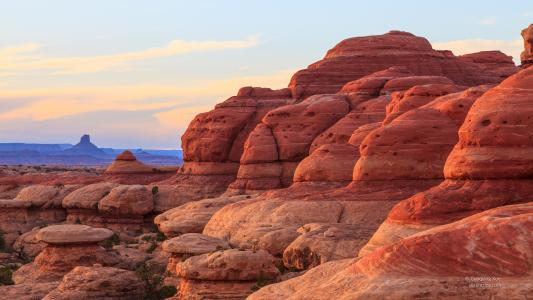
#> input picture dataset_tools/src/Image_comparer/redrock_1.jpg, 533 x 300 px
$ python -i img_process_util.py   (imports and definitions only)   (older library calls are emulated)
#> lines starting #> are read from the running program, lines starting #| are printed output that depends on the picture; after the words box and inside, x2 and y2 are one past the last pixel; in counts of white or black regions, pixels touching at a corner belong together
import os
import sys
import math

import numpy as np
import cv2

img_type = ['.bmp', '.jpg', '.png', '.tiff']
is_regression_test = False


# [463 lines left out: functions crop_image_roi, intersection, bndbox_area, extend_canvas, dilate_image, get_roi_mask and 20 more, not called in this run]


def find_max_contour_according_to_bndbox(img):
    """

    :param img:
    :return:
    """
    img_dilate = cv2.dilate(img, np.ones((5, 5), np.uint8), 1)
    _, cnts, _ = cv2.findContours(img_dilate, cv2.RETR_EXTERNAL, cv2.CHAIN_APPROX_NONE)

    if cnts is not None and len(cnts) > 0:
        max_cnt = []
        max_bbox = 0
        max_id = -1
        for idx, cnt in enumerate(cnts):
            bnd_box = cv2.boundingRect(cnt)
            if bnd_box[2] * bnd_box[3] > max_bbox:
                max_cnt = cnt.copy()
                max_bbox = bnd_box[2] * bnd_box[3]
                max_id = idx

        if max_bbox > 0:
            cv2.drawContours(img_dilate, [max_cnt], 0, 255, cv2.FILLED)
            cnts.pop(max_id)

        for cnt in cnts:
            cv2.drawContours(img_dilate, [cnt], 0, 0, cv2.FILLED)
        img = cv2.erode(img_dilate, np.ones((10, 10), np.uint8), 1)
        img = cv2.dilate(img, np.ones((5, 5), np.uint8), 1)

    return img


# [140 lines left out: functions floodFill, fill_holes, fit_image_to_size, get_high_light_mask, check_area, is_image_file and 1 more, not called in this run]

>>> import cv2
>>> picture = cv2.imread('../../../dataset_tools/src/Image_comparer/redrock_1.jpg', cv2.IMREAD_GRAYSCALE)
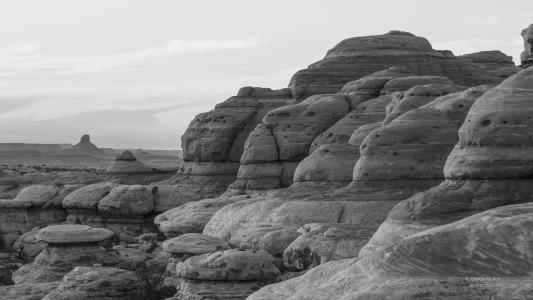
#> picture: shape (300, 533); min 2, max 253, mean 129.7
>>> result = find_max_contour_according_to_bndbox(picture)
#> in find_max_contour_according_to_bndbox, `img_dilate = cv2.dilate(img, np.ones((5, 5), np.uint8), 1)`:
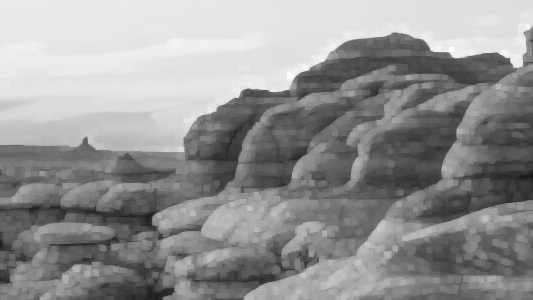
#> img_dilate: shape (300, 533); min 21, max 253, mean 147.1
#> in find_max_contour_according_to_bndbox, `_, cnts, _ = cv2.findContours(img_dilate, cv2.RETR_EXTERNAL, cv2.CHAIN..`: cnts = 1 contour; box (x1, y1, x2, y2) and area: (0, 0, 533, 300) 159068
#> the loop in find_max_contour_according_to_bndbox, `for idx, cnt in enumerate(cnts):` made 1 pass
#> (bnd_box, max_bbox, max_id) on pass 1: ((0, 0, 533, 300), 159900, 0)
#> after the loop in find_max_contour_according_to_bndbox, `for idx, cnt in enumerate(cnts):`: max_bbox = 159900; max_cnt = contour of 1662 points, box (x1, y1, x2, y2) (0, 0, 533, 300), area 159068; max_id = 0
#> in find_max_contour_according_to_bndbox, `cv2.drawContours(img_dilate, [max_cnt], 0, 255, cv2.FILLED)`: img_dilate: shape (300, 533); every value is 255

$ run again, on dataset_tools/src/Image_comparer/redrock_2.jpg
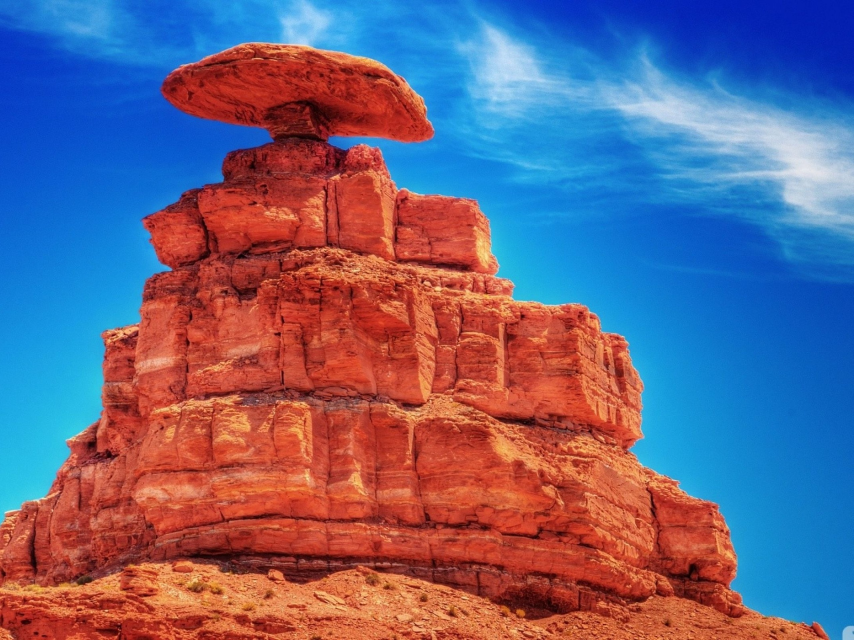
#> input picture dataset_tools/src/Image_comparer/redrock_2.jpg, 2560 x 1920 px (shown at 1/3 size)
#> `picture = cv2.imread('../../../dataset_tools/src/Image_comparer/redroc..`:
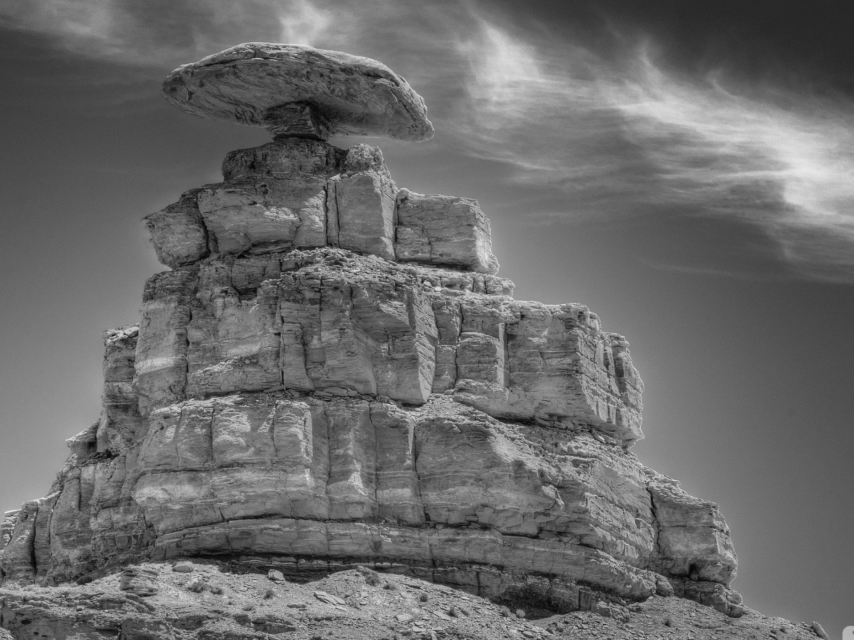
#> picture: shape (1920, 2560) (shown at 1/3 size); min 1, max 243, mean 106.5
#> in find_max_contour_according_to_bndbox, `img_dilate = cv2.dilate(img, np.ones((5, 5), np.uint8), 1)`:
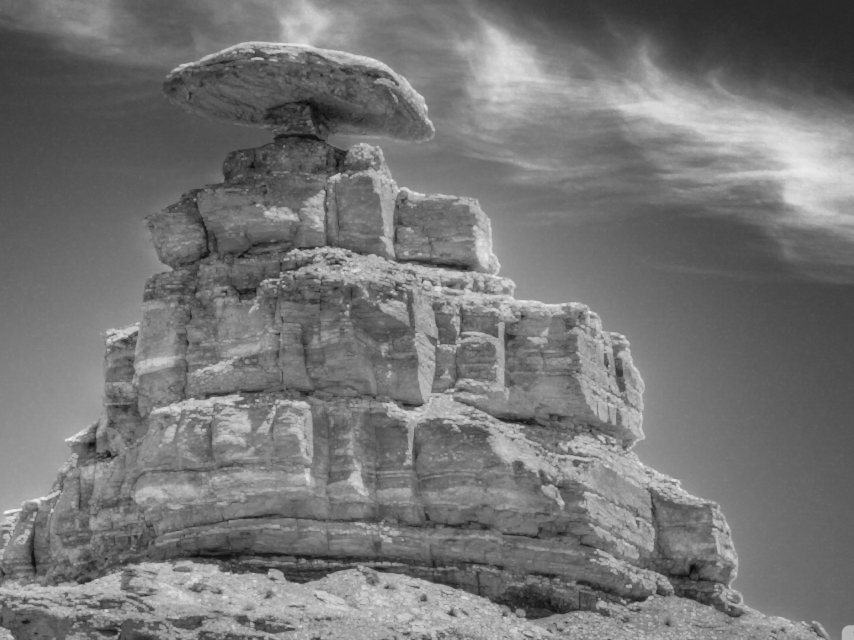
#> img_dilate: shape (1920, 2560) (shown at 1/3 size); min 8, max 243, mean 117.5
#> cnts = 1 contour; box (x1, y1, x2, y2) and area: (0, 0, 2560, 1920) 4910721
#> the loop in find_max_contour_according_to_bndbox, `for idx, cnt in enumerate(cnts):` made 1 pass
#> (bnd_box, max_bbox, max_id) on pass 1: ((0, 0, 2560, 1920), 4915200, 0)
#> after the loop in find_max_contour_according_to_bndbox, `for idx, cnt in enumerate(cnts):`: max_bbox = 4915200; max_cnt = contour of 8956 points, box (x1, y1, x2, y2) (0, 0, 2560, 1920), area 4910721; max_id = 0
